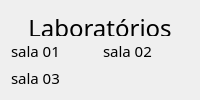
        <widget class="QWidget" name="page_lab">
         <layout class="QGridLayout" name="gridLayout_8">
          <item row="2" column="0">
           <widget class="QWidget" name="widget_lab_03" native="true">
            <widget class="QLabel" name="subtitle_lab_03">
             <property name="geometry">
              <rect>
               <x>0</x>
               <y>0</y>
               <width>86</width>
               <height>18</height>
              </rect>
             </property>
             <property name="font">
              <font>
               <family>Versa Versa</family>
               <pointsize>11</pointsize>
              </font>
             </property>
             <property name="text">
              <string>sala 03</string>
             </property>
            </widget>
            <widget class="QPushButton" name="pushButton_40">
             <property name="geometry">
              <rect>
               <x>10</x>
               <y>140</y>
               <width>75</width>
               <height>24</height>
              </rect>
             </property>
             <property name="text">
              <string>reservar</string>
             </property>
            </widget>
            <widget class="QPushButton" name="pushButton_41">
             <property name="geometry">
              <rect>
               <x>180</x>
               <y>140</y>
               <width>75</width>
               <height>24</height>
              </rect>
             </property>
             <property name="text">
              <string>editar</string>
             </property>
            </widget>
            <widget class="QPushButton" name="pushButton_42">
             <property name="geometry">
              <rect>
               <x>95</x>
               <y>140</y>
               <width>75</width>
               <height>24</height>
              </rect>
             </property>
             <property name="text">
              <string>excluir</string>
             </property>
            </widget>
            <widget class="QLabel" name="label_11">
             <property name="geometry">
              <rect>
               <x>10</x>
               <y>40</y>
               <width>241</width>
               <height>91</height>
              </rect>
             </property>
             <property name="font">
              <font>
               <family>Versa Versa</family>
               <pointsize>12</pointsize>
              </font>
             </property>
             <property name="styleSheet">
              <string notr="true"/>
             </property>
             <property name="text">
              <string>&lt;html&gt;&lt;head/&gt;&lt;body&gt;&lt;p&gt;&lt;span style=&quot; font-size:11pt;&quot;&gt;sala 01 - térreo - campacidade para 40 pessoas&lt;/span&gt;&lt;/p&gt;&lt;p&gt;&lt;span style=&quot; font-size:11pt;&quot;&gt;&lt;br/&gt;&lt;/span&gt;&lt;/p&gt;&lt;/body&gt;&lt;/html&gt;</string>
             </property>
             <property name="scaledContents">
              <bool>false</bool>
             </property>
             <property name="alignment">
              <set>Qt::AlignCenter</set>
             </property>
             <property name="wordWrap">
              <bool>true</bool>
             </property>
            </widget>
           </widget>
          </item>
          <item row="1" column="0">
           <widget class="QWidget" name="widget_lab_01" native="true">
            <widget class="QLabel" name="subtitle_lab_01">
             <property name="geometry">
              <rect>
               <x>0</x>
               <y>0</y>
               <width>86</width>
               <height>18</height>
              </rect>
             </property>
             <property name="font">
              <font>
               <family>Versa Versa</family>
               <pointsize>11</pointsize>
              </font>
             </property>
             <property name="text">
              <string>sala 01</string>
             </property>
            </widget>
            <widget class="QPushButton" name="pushButton_34">
             <property name="geometry">
              <rect>
               <x>10</x>
               <y>140</y>
               <width>75</width>
               <height>24</height>
              </rect>
             </property>
             <property name="text">
              <string>reservar</string>
             </property>
            </widget>
            <widget class="QPushButton" name="pushButton_35">
             <property name="geometry">
              <rect>
               <x>95</x>
               <y>140</y>
               <width>75</width>
               <height>24</height>
              </rect>
             </property>
             <property name="text">
              <string>excluir</string>
             </property>
            </widget>
            <widget class="QPushButton" name="pushButton_36">
             <property name="geometry">
              <rect>
               <x>180</x>
               <y>140</y>
               <width>75</width>
               <height>24</height>
              </rect>
             </property>
             <property name="text">
              <string>editar</string>
             </property>
            </widget>
            <widget class="QLabel" name="label_9">
             <property name="geometry">
              <rect>
               <x>10</x>
               <y>40</y>
               <width>241</width>
               <height>91</height>
              </rect>
             </property>
             <property name="font">
              <font>
               <family>Versa Versa</family>
               <pointsize>12</pointsize>
              </font>
             </property>
             <property name="styleSheet">
              <string notr="true"/>
             </property>
             <property name="text">
              <string>&lt;html&gt;&lt;head/&gt;&lt;body&gt;&lt;p&gt;&lt;span style=&quot; font-size:11pt;&quot;&gt;sala 01 - térreo - campacidade para 21 pessoas&lt;/span&gt;&lt;/p&gt;&lt;p&gt;&lt;span style=&quot; font-size:11pt;&quot;&gt;&lt;br/&gt;&lt;/span&gt;&lt;/p&gt;&lt;/body&gt;&lt;/html&gt;</string>
             </property>
             <property name="scaledContents">
              <bool>false</bool>
             </property>
             <property name="alignment">
              <set>Qt::AlignCenter</set>
             </property>
             <property name="wordWrap">
              <bool>true</bool>
             </property>
            </widget>
           </widget>
          </item>
          <item row="1" column="1">
           <widget class="QWidget" name="widget_lab_02" native="true">
            <widget class="QLabel" name="subtitle_lab_2">
             <property name="geometry">
              <rect>
               <x>0</x>
               <y>0</y>
               <width>86</width>
               <height>18</height>
              </rect>
             </property>
             <property name="font">
              <font>
               <family>Versa Versa</family>
               <pointsize>11</pointsize>
              </font>
             </property>
             <property name="text">
              <string>sala 02</string>
             </property>
            </widget>
            <widget class="QPushButton" name="pushButton_37">
             <property name="geometry">
              <rect>
               <x>10</x>
               <y>140</y>
               <width>75</width>
               <height>24</height>
              </rect>
             </property>
             <property name="text">
              <string>reservar</string>
             </property>
            </widget>
            <widget class="QPushButton" name="pushButton_38">
             <property name="geometry">
              <rect>
               <x>95</x>
               <y>140</y>
               <width>75</width>
               <height>24</height>
              </rect>
             </property>
             <property name="text">
              <string>excluir</string>
             </property>
            </widget>
            <widget class="QPushButton" name="pushButton_39">
             <property name="geometry">
              <rect>
               <x>180</x>
               <y>140</y>
               <width>75</width>
               <height>24</height>
              </rect>
             </property>
             <property name="text">
              <string>editar</string>
             </property>
            </widget>
            <widget class="QLabel" name="label_10">
             <property name="geometry">
              <rect>
               <x>10</x>
               <y>40</y>
               <width>241</width>
               <height>91</height>
              </rect>
             </property>
             <property name="font">
              <font>
               <family>Versa Versa</family>
               <pointsize>12</pointsize>
              </font>
             </property>
             <property name="styleSheet">
              <string notr="true"/>
             </property>
             <property name="text">
              <string>&lt;html&gt;&lt;head/&gt;&lt;body&gt;&lt;p&gt;&lt;span style=&quot; font-size:11pt;&quot;&gt;sala 02 - térreo - campacidade para 36 pessoas&lt;/span&gt;&lt;/p&gt;&lt;p&gt;&lt;span style=&quot; font-size:11pt;&quot;&gt;&lt;br/&gt;&lt;/span&gt;&lt;/p&gt;&lt;/body&gt;&lt;/html&gt;</string>
             </property>
             <property name="scaledContents">
              <bool>false</bool>
             </property>
             <property name="alignment">
              <set>Qt::AlignCenter</set>
             </property>
             <property name="wordWrap">
              <bool>true</bool>
             </property>
            </widget>
           </widget>
          </item>
          <item row="0" column="0" colspan="2">
           <widget class="QLabel" name="subtitle_lab">
            <property name="minimumSize">
             <size>
              <width>0</width>
              <height>25</height>
             </size>
            </property>
            <property name="maximumSize">
             <size>
              <width>16777215</width>
              <height>25</height>
             </size>
            </property>
            <property name="sizeIncrement">
             <size>
              <width>0</width>
              <height>0</height>
             </size>
            </property>
            <property name="font">
             <font>
              <family>Versa Versa</family>
              <pointsize>18</pointsize>
             </font>
            </property>
            <property name="text">
             <string>&lt;html&gt;&lt;head/&gt;&lt;body&gt;&lt;p align=&quot;center&quot;&gt;Laboratórios&lt;/p&gt;&lt;/body&gt;&lt;/html&gt;</string>
            </property>
           </widget>
          </item>
         </layout>
        </widget>
